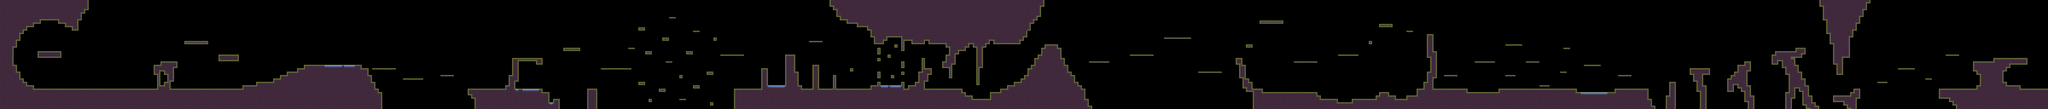

This game map was drawn from its Tiled (.tmx) file and the tilesets committed beside it. A one-line description and the trimmed map source follow:
An orthogonal 600x32 tile map with 32x32 px tiles, 1 tile layer (Capa de patrones 1), 1 hidden layer not drawn, 2 tilesets.

<map version="1.5" tiledversion="1.7.0" orientation="orthogonal" renderorder="right-down" width="600" height="32" tilewidth="32" tileheight="32" infinite="0" nextlayerid="5" nextobjectid="1">
 <tileset firstgid="1" name="Tileset" tilewidth="32" tileheight="32" tilecount="60" columns="10">
  <image source="../1 Tiles/Tileset.png" width="320" height="192" />
  <wangsets>
   <wangset name="Plataforma" type="corner" tile="30">
    <wangcolor name="terreno" color="#ff0000" tile="11" probability="1" />
    <wangtile tileid="0" wangid="0,0,0,1,0,0,0,0" />
    <wangtile tileid="1" wangid="0,0,0,1,0,1,0,0" />
    <wangtile tileid="2" wangid="0,0,0,0,0,1,0,0" />
    <wangtile tileid="3" wangid="0,1,0,0,0,1,0,1" />
    <wangtile tileid="4" wangid="0,1,0,0,0,0,0,1" />
    <wangtile tileid="5" wangid="0,1,0,1,0,0,0,1" />
    <wangtile tileid="10" wangid="0,1,0,1,0,0,0,0" />
    <wangtile tileid="11" wangid="0,1,0,1,0,1,0,1" />
    <wangtile tileid="12" wangid="0,0,0,0,0,1,0,1" />
    <wangtile tileid="13" wangid="0,0,0,0,0,1,0,1" />
    <wangtile tileid="15" wangid="0,1,0,1,0,0,0,0" />
    <wangtile tileid="20" wangid="0,1,0,0,0,0,0,0" />
    <wangtile tileid="21" wangid="0,1,0,0,0,0,0,1" />
    <wangtile tileid="22" wangid="0,0,0,0,0,0,0,1" />
    <wangtile tileid="23" wangid="0,0,0,1,0,1,0,1" />
    <wangtile tileid="24" wangid="0,0,0,1,0,1,0,0" />
    <wangtile tileid="25" wangid="0,1,0,1,0,1,0,0" />
   </wangset>
   <wangset name="plat1" type="edge" tile="32">
    <wangcolor name="platTerra" color="#ff0000" tile="32" probability="1" />
    <wangcolor name="platFlotant" color="#00ff00" tile="7" probability="1" />
    <wangcolor name="Aigua" color="#0000ff" tile="29" probability="1" />
    <wangcolor name="PlatVert" color="#ff7700" tile="54" probability="1" />
    <wangtile tileid="6" wangid="0,0,2,0,0,0,0,0" />
    <wangtile tileid="7" wangid="0,0,2,0,0,0,2,0" />
    <wangtile tileid="8" wangid="0,0,0,0,0,0,2,0" />
    <wangtile tileid="19" wangid="0,0,3,0,0,0,0,0" />
    <wangtile tileid="29" wangid="0,0,3,0,0,0,3,0" />
    <wangtile tileid="31" wangid="0,0,1,0,0,0,0,0" />
    <wangtile tileid="32" wangid="0,0,1,0,0,0,1,0" />
    <wangtile tileid="33" wangid="0,0,0,0,0,0,1,0" />
    <wangtile tileid="49" wangid="0,0,3,0,0,0,0,0" />
    <wangtile tileid="53" wangid="0,0,0,0,4,0,0,0" />
    <wangtile tileid="54" wangid="4,0,0,0,4,0,0,0" />
    <wangtile tileid="55" wangid="4,0,0,0,0,0,0,0" />
   </wangset>
  </wangsets>
 </tileset>
 <tileset firstgid="61" name="meta" tilewidth="32" tileheight="32" tilecount="1" columns="1">
  <image source="../../meta.png" width="32" height="32" />
 </tileset>
 <layer id="1" name="Capa de patrones 1" width="600" height="32">
  <data>[19200 cells, 4517 non-empty, 41 distinct tile ids]</data>
 </layer>
 <layer id="4" name="Colisions" width="600" height="32" visible="0">
  <properties>
   <property name="colision" type="bool" value="true" />
  </properties>
  <data>[19200 cells, 4484 non-empty, 1 distinct tile ids]</data>
 </layer>
</map>
